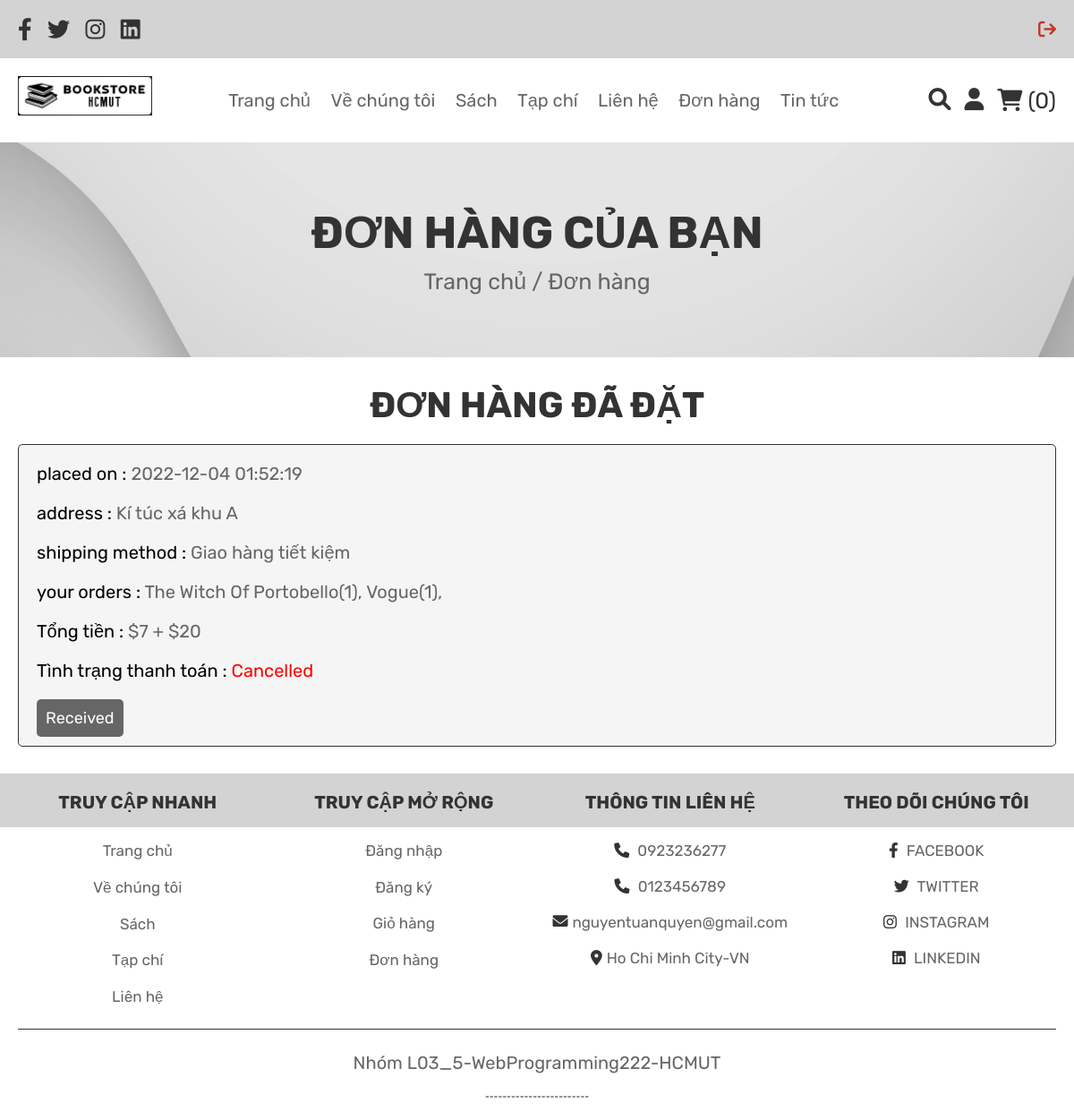
The app's page /orders.php (signed in) with its own data.
### tables this page shows
CREATE TABLE `orders` (
  `Order_ID` int(11) NOT NULL,
  `Status` varchar(255) NOT NULL,
  `Total_amount` int(11) DEFAULT NULL,
  `Address` varchar(255) DEFAULT NULL,
  `CODE_ID` int(11) DEFAULT NULL,
  `ACC_ID` int(11) NOT NULL,
  `METHOD_ID` int(11) NOT NULL,
  `Note` varchar(255) DEFAULT NULL,
  `pay_date` datetime DEFAULT current_timestamp(),
  `payment` varchar(30) NOT NULL
);

CREATE TABLE `shipping_method` (
  `Method_ID` int(11) NOT NULL,
  `Fee` int(11) NOT NULL,
  `Name` varchar(255) NOT NULL
);

CREATE TABLE `order_detail` (
  `Detail_ID` int(11) NOT NULL,
  `Quantity` int(11) NOT NULL,
  `ORDERID` int(11) NOT NULL,
  `PID` int(11) NOT NULL
);

CREATE TABLE `product` (
  `Thumbnail` varchar(255) DEFAULT NULL,
  `Name` varchar(255) NOT NULL,
  `Product_ID` int(11) NOT NULL,
  `Price` int(11) NOT NULL,
  `Discount_price` int(11) DEFAULT NULL,
  `Publisher` varchar(255) NOT NULL,
  `Description` varchar(500) DEFAULT NULL,
  `Deleted` int(11) DEFAULT 0
);

### orders.php (the view, shortened to what this page needs)
<?php
include 'config.php';
$user_id = $_SESSION['user_id'];
?>
<!DOCTYPE html>
<html lang="en">
<head>
   <link rel="stylesheet" href="https://cdnjs.cloudflare.com/ajax/libs/font-awesome/6.0.0/css/all.min.css">
   <link rel="stylesheet" href="css/style.css">
</head>
<body>
<?php include 'header.php'; ?>
<div class="heading">
   <h3>Đơn hàng của bạn</h3>
   <p> <a href="home.php">Trang chủ</a> / Đơn hàng </p>
</div>
<section class="placed-orders">
   <h1 class="title">ĐƠN HÀNG ĐÃ ĐẶT</h1>
   <div class="box-container">
      <?php
         $order_query = mysqli_query($conn, "SELECT * FROM `orders` WHERE ACC_ID = '$user_id' order by pay_date desc") or die('query failed');
         if(mysqli_num_rows($order_query) > 0){
            while($fetch_orders = mysqli_fetch_assoc($order_query)){
      ?>
      <div class="box">
         <p> placed on : <span><?php echo $fetch_orders['pay_date']; ?></span> </p>
         <p> address : <span><?php echo $fetch_orders['Address']; ?></span> </p>
         <p> shipping method : <span><?php $mid= $fetch_orders['METHOD_ID'];
         $method=mysqli_query($conn,"SELECT * FROM `shipping_method` WHERE Method_ID='$mid'") or die ('query failed');
         $method=mysqli_fetch_array($method);
         echo $method['Name'];
         ?></span></p>
         <p> your orders : <span><?php
          $order_id=$fetch_orders['Order_ID'];
          $get_product=mysqli_query($conn,"SELECT* FROM `order_detail` WHERE ORDERID='$order_id'") or die ('query failed');
          if(mysqli_num_rows($get_product)>0) {
            while($fetch_product=mysqli_fetch_assoc($get_product)) {
               $PID=$fetch_product['PID'];
               $pname=mysqli_query($conn,"SELECT* FROM `product` WHERE Product_ID='$PID' ");
               $pname=mysqli_fetch_array($pname);
               $pname=$pname['Name'];
               echo $pname."(".$fetch_product['Quantity']."), ";
            }
          }
         ?></span> </p>
         <p> Tổng tiền : <span>$<?php echo $fetch_orders['Total_amount']. " + $".$method['Fee']; ?></span> </p>
         <p> Tình trạng thanh toán : <span style="color:<?php
         if ($fetch_orders['Status']=='Processing') {echo 'rgb(255, 204, 0)'; }
         else if ($fetch_orders['Status']=='Cancelled') {echo 'red'; }
         else{ echo 'green'; } ?>;"><?php echo $fetch_orders['Status']; ?></span> </p>
         <form action="" method="post">
      <input type="submit" value="Received" class="btn" name="received">
         </form>
      </div>
      <?php
       }
      }else{
         echo '<p class="empty">Chưa có đơn hàng nào!</p>';
      }
      ?>
   </div>
</section>
<?php include 'footer.php'; ?>
</body>
</html>

### css/style.css (style rules this page uses)
:root { --purple: #8e44ad; --red: #c0392b; --orange: #f39c12; --black: #333; --white: #fff; --light-color: #666; --light-white: #ccc; --light-bg: #f5f5f5; --border: 0.1rem solid var(--black); --box-shadow: 0 0.5rem 1rem rgba(0, 0, 0, 0.1); }
* { font-family: "Rubik", sans-serif; margin: 0; padding: 0; box-sizing: border-box; outline: none; border: none; text-decoration: none; transition: all 0.2s linear; }
html { font-size: 62.5%; overflow-x: hidden; }
section { padding: 3rem 2rem; }
.title { text-align: center; margin-bottom: 2rem; text-transform: uppercase; color: var(--black); font-size: 4rem; }
.infobtn, .btn, .option-btn, .delete-btn, .white-btn { display: inline-block; margin-top: 1rem; padding: 10px 15px; cursor: pointer; color: var(--white); font-size: 1.8rem; border-radius: 0.5rem; text-transform: capitalize; }
.white-btn, .btn { background-color: var(--light-color); padding: 10px; }
.heading { min-height: 30vh; display: flex; flex-flow: column; align-items: center; justify-content: center; gap: 1rem; background: url(../images/new_bout.jpg) no-repeat; background-size: cover; background-position: center; text-align: center; }
.heading h3 { font-size: 5rem; color: var(--black); text-transform: uppercase; }
.heading p { font-size: 2.5rem; color: var(--light-color); }
.heading p a { color: var(--light-color); }
.placed-orders .box-container { max-width: 1200px; margin: 0 auto; display: flex; flex-wrap: wrap; align-items: center; gap: 1.5rem; }
.placed-orders .box-container .box { flex: 1 1 40rem; border-radius: 0.5rem; padding: 2rem; border: var(--border); background-color: var(--light-bg); padding: 1rem 2rem; }
.placed-orders .box-container .box p { padding: 1rem 0; font-size: 2rem; color: black; }
.placed-orders .box-container .box p span { color: var(--light-color); }

### records on screen
orders: pay_date "2022-12-04 01:52:19", Address "Kí túc xá khu A", METHOD_ID.Name "Giao hàng tiết kiệm", Total_amount "7", METHOD_ID.Fee "20", Status "Cancelled"
order_detail: PID.Name "The Witch Of Portobello", Quantity "1"
order_detail: PID.Name "Vogue", Quantity "1"

### other values on screen
$cart_rows_number "0"
